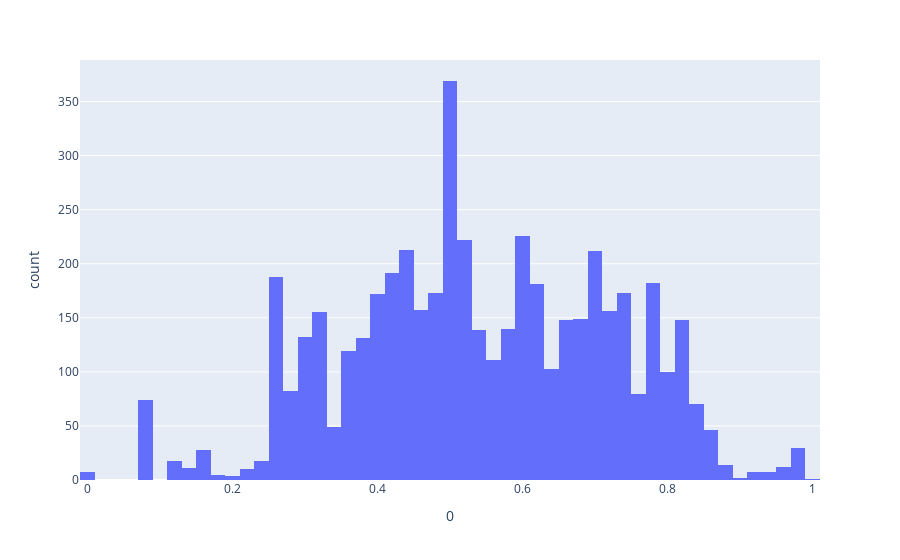

Notebook source saved alongside this figure:
### Code cell
df = px.data.tips()
fig = px.histogram(smoted_df, x=0)
fig.show()

### Figure 1 — Plotly figure (JSON) as saved in the notebook; plotly's stock layout.template omitted (floating-point values rounded to 4 significant figures; data arrays with more than 128 entries replaced by an {"elided": "..."} marker saying what was removed)
{"data": [{"alignmentgroup": "True", "bingroup": "x", "hovertemplate": "0=%{x}<br>count=%{y}<extra></extra>", "legendgroup": "", "marker": {"color": "#636efa"}, "name": "", "offsetgroup": "", "orientation": "v", "showlegend": false, "type": "histogram", "x": {"elided": "4965 float values"}, "xaxis": "x", "yaxis": "y"}], "layout": {"barmode": "relative", "legend": {"tracegroupgap": 0}, "margin": {"t": 60}, "xaxis": {"anchor": "y", "domain": [0, 1], "title": {"text": "0"}}, "yaxis": {"anchor": "x", "domain": [0, 1], "title": {"text": "count"}}}}
